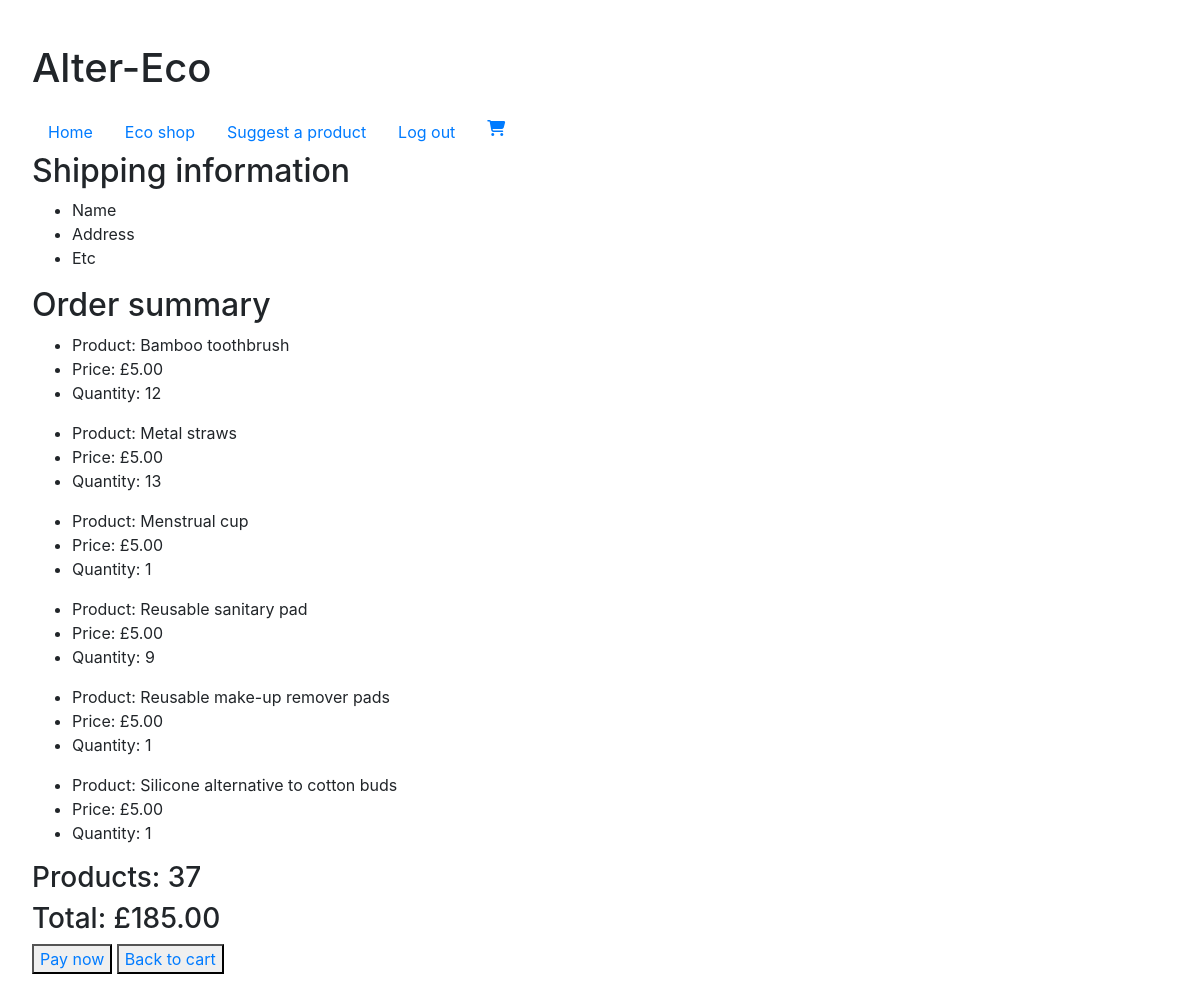
/checkout/ (signed in), run on an earlier commit of the app's database.
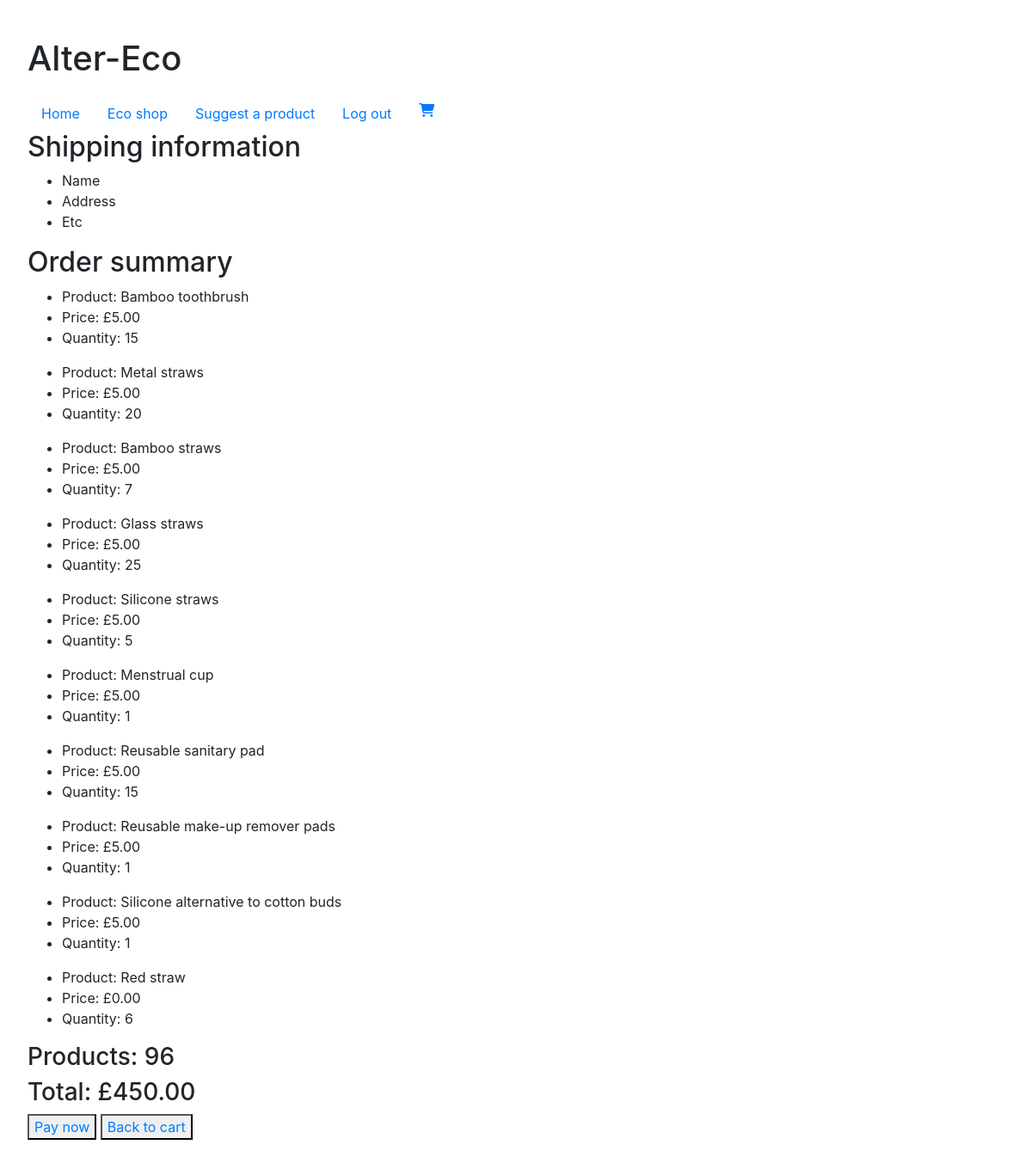
And on a later commit of the database.
### pages/models.py (models this page shows, shortened)
class OrderProduct(models.Model):
    order = models.ForeignKey(Order, on_delete=models.SET_NULL, null=True)
    product = models.ForeignKey(Product, on_delete=models.SET_NULL, null=True)
    quantity = models.IntegerField(default=1)
    class Meta:
        unique_together = ('order', 'product')
    @property
    def get_total(self):
        total = self.product.price * self.quantity
        return total

class Product(models.Model):
    item = models.ForeignKey(Item, on_delete=models.CASCADE)
    name = models.CharField(max_length=200)
    description = models.CharField(max_length=300, null=True)
    stock = models.PositiveIntegerField(default=0)
    price = models.FloatField(default=0)
    is_approved = models.BooleanField(default=False)

class Order(models.Model):
    customer = models.ForeignKey(Customer, on_delete=models.SET_NULL, null=True)
    products = models.ManyToManyField('OrderProduct', related_name='orderproducts')
    order_date = models.DateTimeField(null=True)
    complete = models.BooleanField(default=False)
    order_id = models.CharField(max_length=200, null=True)
    @property
    def get_cart_total(self):
        orderproducts = self.orderproduct_set.all()
        total = sum([product.get_total for product in orderproducts])
        return total
    @property
    def get_cart_items(self):
        orderproducts = self.orderproduct_set.all()
        total = sum([product.quantity for product in orderproducts])
        return total

### pages/views.py (the view)
# urls.py: path('checkout/', views.checkout, name='checkout'),
def checkout(request):
    customer = request.user.customer
    order, created = Order.objects.get_or_create(customer=customer, complete=False)
    products = order.orderproduct_set.all()
    context = {'products': products, 'order': order}
    return render(request, 'checkout.html', context)

### pages/templates/checkout.html (shortened to what this page needs)
{% extends "base.html" %} {% block title %}Checkout{% endblock %} {% block body %}
<h2>Shipping information</h2>
<form action="" method="post">
    <div>
        <ul>
            <li>Name</li>
            <li>Address</li>
            <li>Etc</li>
        </ul>
    </div>
</form>
<h2>Order summary</h2>
<div>
    {% for product in products %}
    <div>
        <ul>
            <li>Product: {{ product.product.name }}</li>
            <li>Price: £{{ product.product.price|floatformat:2 }}</li>
            <li>Quantity: {{ product.quantity }}</li>
        </ul>
    </div>
    {% endfor %}
    <div>
        <h3>Products: {{ order.get_cart_items }}</h3>
        <h3>Total: £{{ order.get_cart_total|floatformat:2 }}</h3>
    </div>
    <button type="submit"><a href="">Pay now</a></button>
    <button type="submit"><a href="{% url 'cart' %}">Back to cart</a></button>
</div>
{% endblock %}

What changed in the data, as far as the page shows it:
changed OrderProduct "Bamboo toothbrush": quantity "12" → "15"
changed OrderProduct "Metal straws": quantity "13" → "20"
added OrderProduct: product.name "Bamboo straws", product.price "5.00", quantity "7"
added OrderProduct: product.name "Glass straws", product.price "5.00", quantity "25"
added OrderProduct: product.name "Silicone straws", product.price "5.00", quantity "5"
changed OrderProduct "Reusable sanitary pad": quantity "9" → "15"
added OrderProduct: product.name "Red straw", product.price "0.00", quantity "6"
changed through a linked row, Order: get_cart_items "37" → "96"; get_cart_total "185.00" → "450.00"
